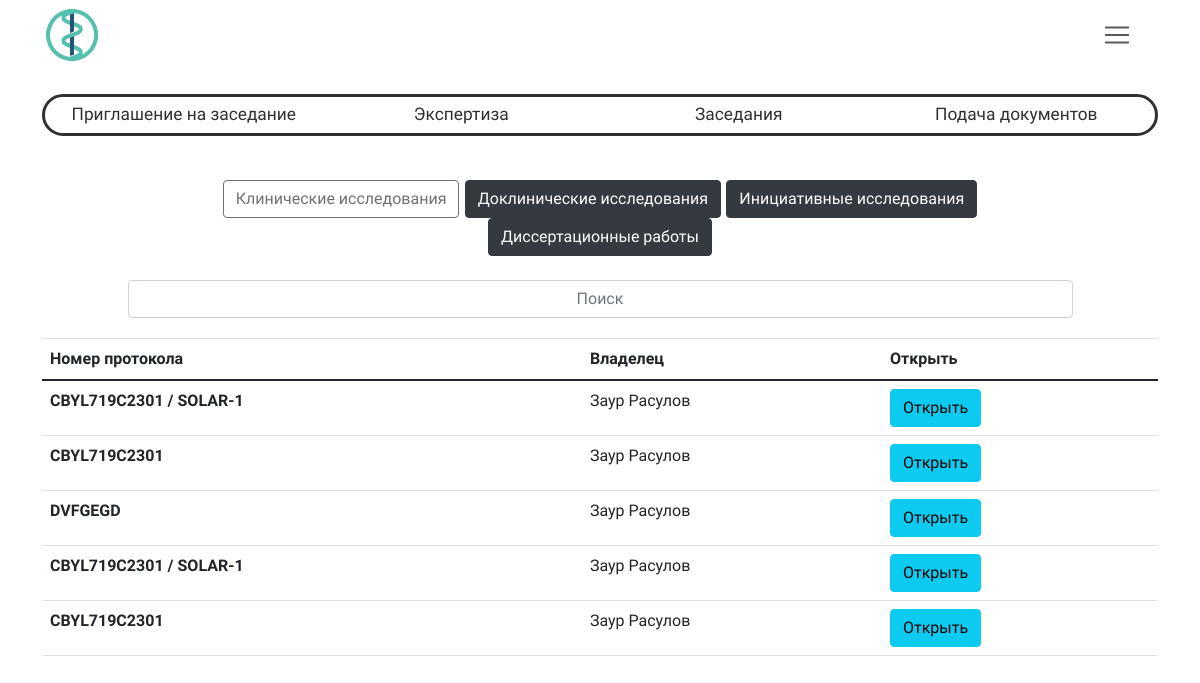
/research/WatchResearchList/clinicalResearch/, run on an earlier commit of the app's database.
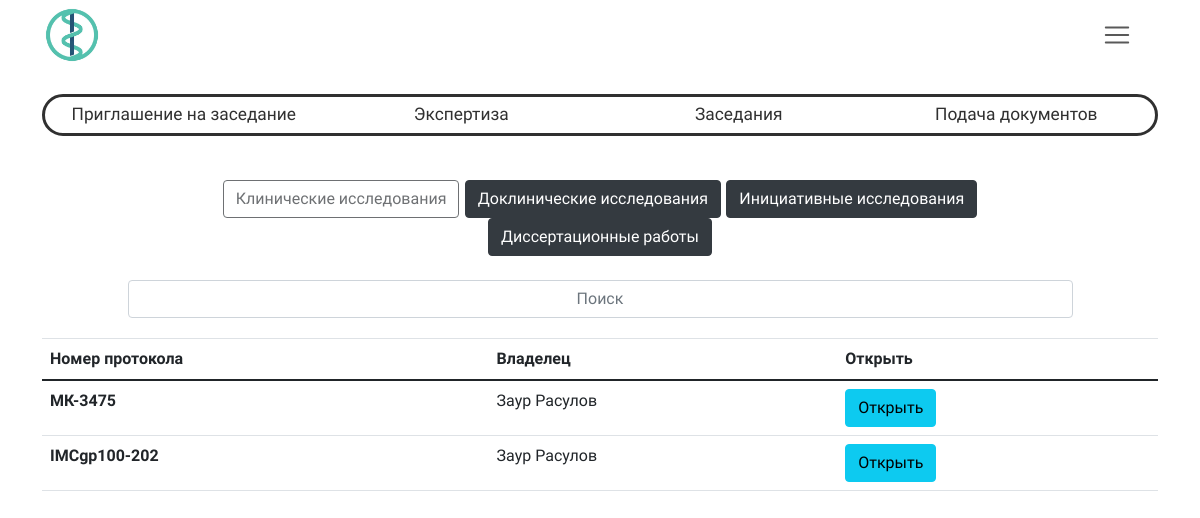
And on a later commit of the database.
### researchManager/models.py (models this page shows, shortened)
class Research(models.Model):
    type = models.CharField("Тип исследования", max_length=50, null=True, blank=True)
    type_request = models.CharField("Тип заявки", max_length=50, null=True, blank=True)
    owner = models.ForeignKey(settings.AUTH_USER_MODEL, on_delete=models.CASCADE, null=True, blank=True)
    identityCode = models.CharField("Код исследования", max_length=50, null=True, blank=True)
    date_accepted = models.DateField("Дата одобрения", blank=True, null=True, default="2021-05-05")
    date_created = models.DateTimeField("Дата загрузки в систему", auto_now_add=True, null=True, blank=True)
    protocol_number = models.CharField("Номер протокола", max_length=50, null=True, blank=True)
    protocol_name = models.CharField("Название протокола", max_length=500, null=True, blank=True)
    work_name = models.CharField("Название работы", max_length=500, null=True, blank=True)
    division = models.CharField("Подразделение", max_length=500, null=True, blank=True)
    executor = models.CharField("Исполнитель", max_length=500, null=True, blank=True)
    specialization = models.CharField("Специализация", max_length=500, null=True, blank=True)
    managers = models.CharField("Менеджеры", max_length=500, null=True, blank=True)
    name_research = models.CharField("Название исследования", max_length=500, null=True, blank=True)
    drug_name = models.CharField("Название препарата", max_length=500, null=True, blank=True)
    main_researcher = models.CharField("Главный исследователь", max_length=500, null=True, blank=True)
    research_center = models.CharField("Исследовательский центр", max_length=500, null=True, blank=True)
    customer = models.CharField("Заказчик", max_length=500, null=True, blank=True)
    customer_contacts = models.CharField("Контактные данные заказчика", max_length=500, null=True, blank=True)
    duration = models.CharField("Дата окончания исследования", null=True, blank=True,  max_length=150)
    version = models.IntegerField("Версия", null=True, blank=True)
    addedOnMeeting = models.BooleanField("Добавленно на заседании", default=False)
    class Meta:
        verbose_name = "Исследование"
        verbose_name_plural = "Исследования"

### userControl/models.py (models this page shows)
class User(AbstractUser):
    username = models.EmailField(
        _('username'),
        max_length=150,
        unique=True,
        help_text=_(''),
        error_messages={
            'unique': _("Пользователь с таким Email уже существует."),
        },
    )
    first_name = models.CharField('Имя', max_length=30)
    last_name = models.CharField('Фамилия', max_length=150)
    middle_name = models.CharField('Отчество', max_length=30)
    role = models.ForeignKey(Role, on_delete=models.CASCADE, related_name='role', null=True, blank=True, default=7)
    password = models.CharField('Пароль', max_length=150)
    registration_accepted = models.CharField('Подтвердить регистрацию',max_length=10)
    def __str__(self):
        return self.get_full_name()
    class Meta(object):
        unique_together = ('username',)

### researchManager/views.py (the view)
# urls.py: path("WatchResearchList/<str:researchType>/", views.WatchResearch.getResearchList, name="WatchResearchList"),
    def getResearchList(request, researchType):
        researchList = getMainResearchsList(researchType)
        return render(request, "research/researchList.html", {
            'researchList': researchList,
            'researchType': researchType,
        })

### researchManager/templates/research/researchList.html (shortened to what this page needs)
{% extends "base.html" %}
{% load static %}
{% block content %}
<div class="filter_container custom_table table-hover">
    <div id="filterPanel">
        <button type="button" class="btn btn-outline-dark active filter" aria-pressed="true" id="clinicalResearch" disabled>Клинические исследования</button>
        <button type="button" class="btn btn-outline-dark active filter" aria-pressed="true" id="preclinicalResearch">Доклинические исследования</button>
        <button type="button" class="btn btn-outline-dark active filter" aria-pressed="true" id="initiativeResearch">Инициативные исследования</button>
        <button type="button" class="btn btn-outline-dark active filter" aria-pressed="true" id="dissertationWork">Диссертационные работы</button>
    </div>
    <div class="input-group mt-4 text-center" id="divSearch">
        <input type="text" class="form-control text-center w-50" aria-label="Поиск" aria-describedby="inputGroup-sizing-default" id="searchInput" placeholder="Поиск">
    </div>
</div>
    <div id="researchInfo">
        <table class="custom_table table-hover" id="researchList">
        {% if researchType == "clinicalResearch" %}
          {% include "research/researchLists/clinicalResearchsList.html" %}
        {% endif %}
        </table>
    </div>
</div>
{% endblock %}

### templates/research/researchLists/clinicalResearchsList.html (shortened to what this page needs)
<table class="table">
  <thead>
    <tr>
      <th scope="col">Номер протокола</th>
      <th scope="col">Владелец</th>
      <th scope="col">Открыть</th>
    </tr>
  </thead>
  <tbody>
    {% for research in researchList %}
      <tr>
        <th scope="row">{{ research.protocol_number }}</th>
        <td>{{ research.owner }}</td>
        <td>
        <form action="{% url 'watchResearch' research.id %}">
          <button type="submit" class="btn btn-info">Открыть</button></td>
      </tr>
    {% endfor %}
  </tbody>
</table>

What changed in the data, as far as the page shows it:
removed Research: protocol_number "CBYL719C2301 / SOLAR-1", owner "Заур Расулов"
removed Research: protocol_number "CBYL719C2301", owner "Заур Расулов"
removed Research: protocol_number "DVFGEGD", owner "Заур Расулов"
removed Research: protocol_number "CBYL719C2301 / SOLAR-1", owner "Заур Расулов"
removed Research: protocol_number "CBYL719C2301", owner "Заур Расулов"
added Research: protocol_number "МК-3475", owner "Заур Расулов"
added Research: protocol_number "IMCgp100-202", owner "Заур Расулов"
